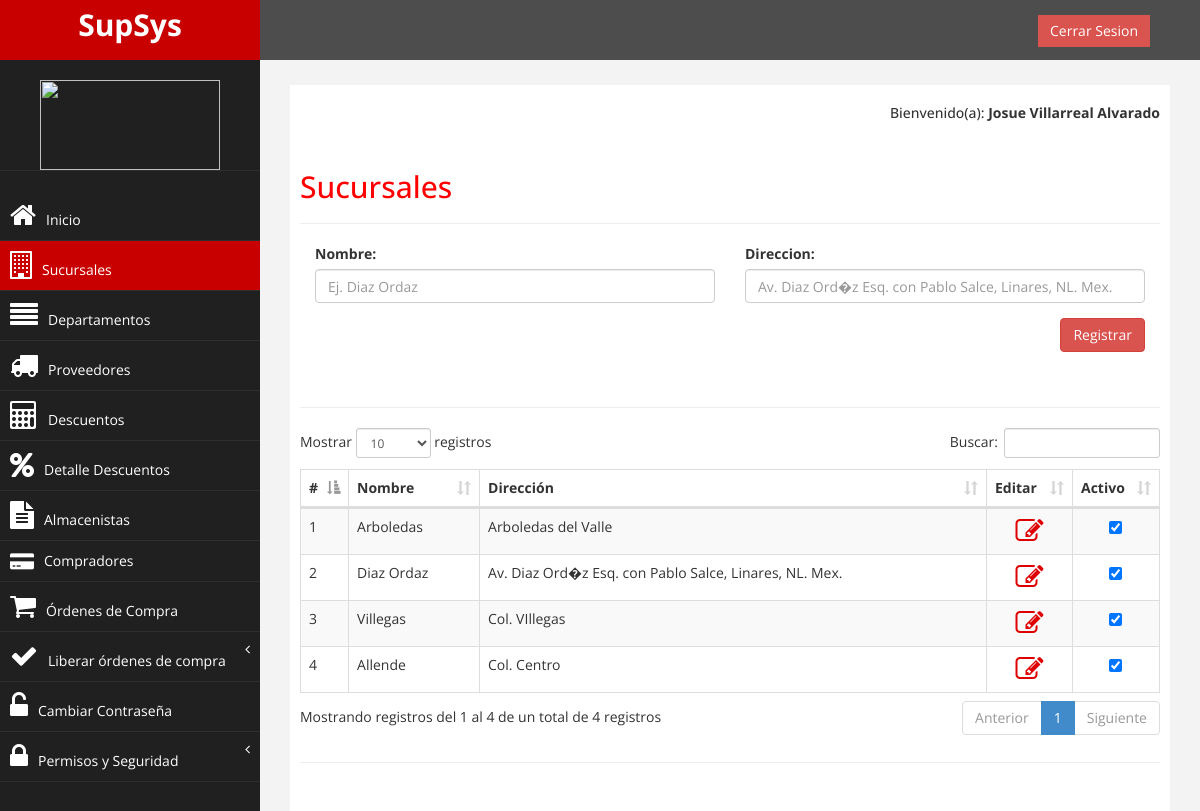
Screenshot of /sucursales/index.php (signed in) with the database file from the repository.
### tables this page shows
CREATE TABLE `sucursales` (
  `id` int(11) NOT NULL AUTO_INCREMENT,
  `nombre` text,
  `direccion` text,
  `fecha` date DEFAULT NULL,
  `hora` time DEFAULT NULL,
  `activo` int(11) DEFAULT NULL,
  `usuario` int(11) DEFAULT NULL,
  PRIMARY KEY (`id`)
);

### sucursales/tabla_sucursales.php (the view, shortened to what this page needs)
<?php
include '../configuracion/conexion.php';
	$qry = "SELECT id, nombre, direccion, activo FROM sucursales";
	$consulta = mysqli_query($conexion, $qry);
 ?>
	<div class="table-responsive">
		<table id="example" class="table table-striped table-bordered" cellspacing="0" width="100%">
	        <thead>
	            <tr>
	                <th width="5%">#</th>
	                <th>Nombre</th>
	                <th>Dirección</th>
	                <th width="10%">Editar</th>
	                <th width="10%">Activo</th>
	            </tr>
	        </thead>
	        <tbody>
	        <?php
	        	while($row = mysqli_fetch_array($consulta))
				{	?>
					<tr>
						<td>
							<?php echo $row[0]; ?>
						</td>
						<td>
							<?php echo $row[1]; ?>
						</td>
						<td>
							<?php echo $row[2]; ?>
						</td>
						<td align="center">
							<a href="../sucursales/formulario_editar.php?id=<?php echo $row[0] ?>"><i class="fa fa-pencil-square-o fa-2x color-icono" aria-hidden="true" ></i></a>
						</td>
						<td align="center">
						<?php
						if ($row[3]==1) {
							$valor = "checked";
						}
						?>
							<?php echo "<input type='checkbox' id='status' $valor onclick='OnChangeCheckbox (this)' data-id='$row[0]'/>"; ?>
						</td>
					</tr>
				<?php
				}
				 ?>
	        </tbody>
		</table>
	</div>

### assets/css/custom.css (style rules this page uses)
body { font-family: 'Open Sans', sans-serif; }

### assets/css/demo.css (style rules this page uses)
* { margin: 0; padding: 0; }
a { color: #fff; text-decoration: none; }

### assets/css/personal.css (style rules this page uses)
.color-icono { color:#DF0101; }

### rows the page displays
sucursales: id "1", nombre "Arboledas", direccion "Arboledas del Valle"
sucursales: id "2", nombre "Diaz Ordaz", direccion "Av. Diaz Ord�z Esq. con Pablo Salce, Linares, NL. Mex."
sucursales: id "3", nombre "Villegas", direccion "Col. VIllegas"
sucursales: id "4", nombre "Allende", direccion "Col. Centro"

### other values shown
$nombre "Josue Villarreal Alvarado"
